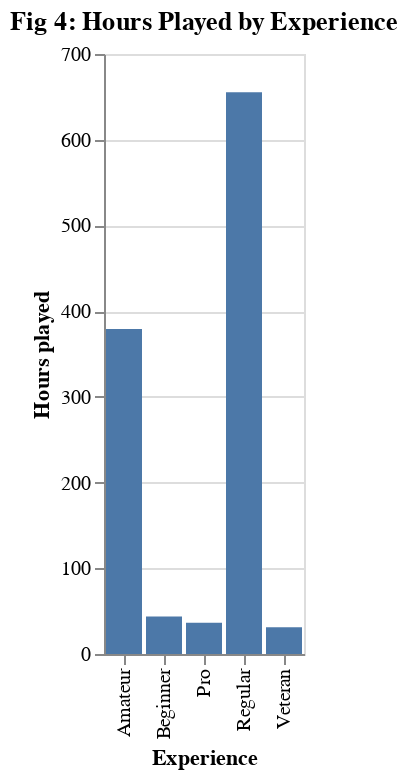

Notebook cell for this chart:
### Code cell
fig4

### Figure 1 — Vega-Lite specification as saved in the notebook (floating-point values rounded to 4 significant figures)
{"config": {"view": {"continuousWidth": 300, "continuousHeight": 300}}, "data": {"name": "data-270a1965bcb90b51c48c26161a005245"}, "mark": {"type": "bar"}, "encoding": {"x": {"field": "experience", "title": "Experience", "type": "nominal"}, "y": {"field": "played_hours", "title": "Hours played", "type": "quantitative"}}, "height": 300, "title": "Fig 4: Hours Played by Experience", "width": 100, "$schema": "https://vega.github.io/schema/vega-lite/v5.20.1.json", "datasets": {"data-270a1965bcb90b51c48c26161a005245": [{"experience": "Amateur", "played_hours": 379.1}, {"experience": "Beginner", "played_hours": 43.7}, {"experience": "Pro", "played_hours": 36.4}, {"experience": "Regular", "played_hours": 655.5}, {"experience": "Veteran", "played_hours": 31.1}]}}
